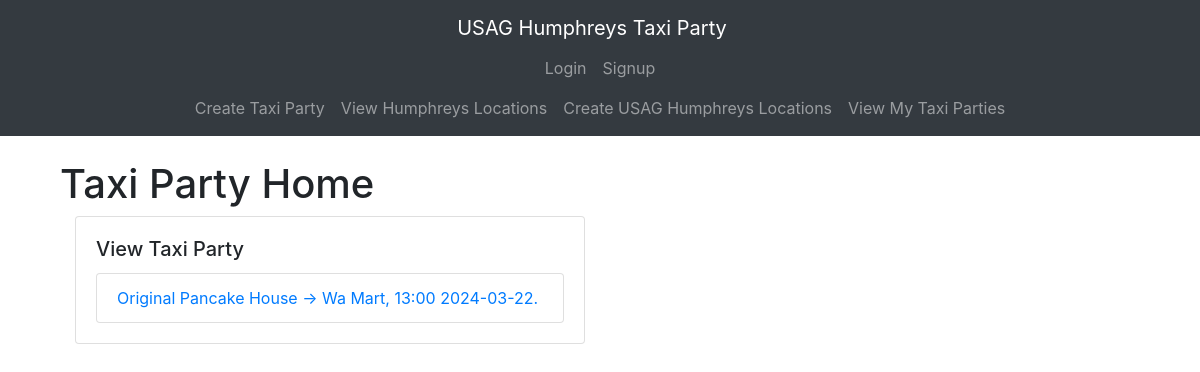
The app's page /, older data.
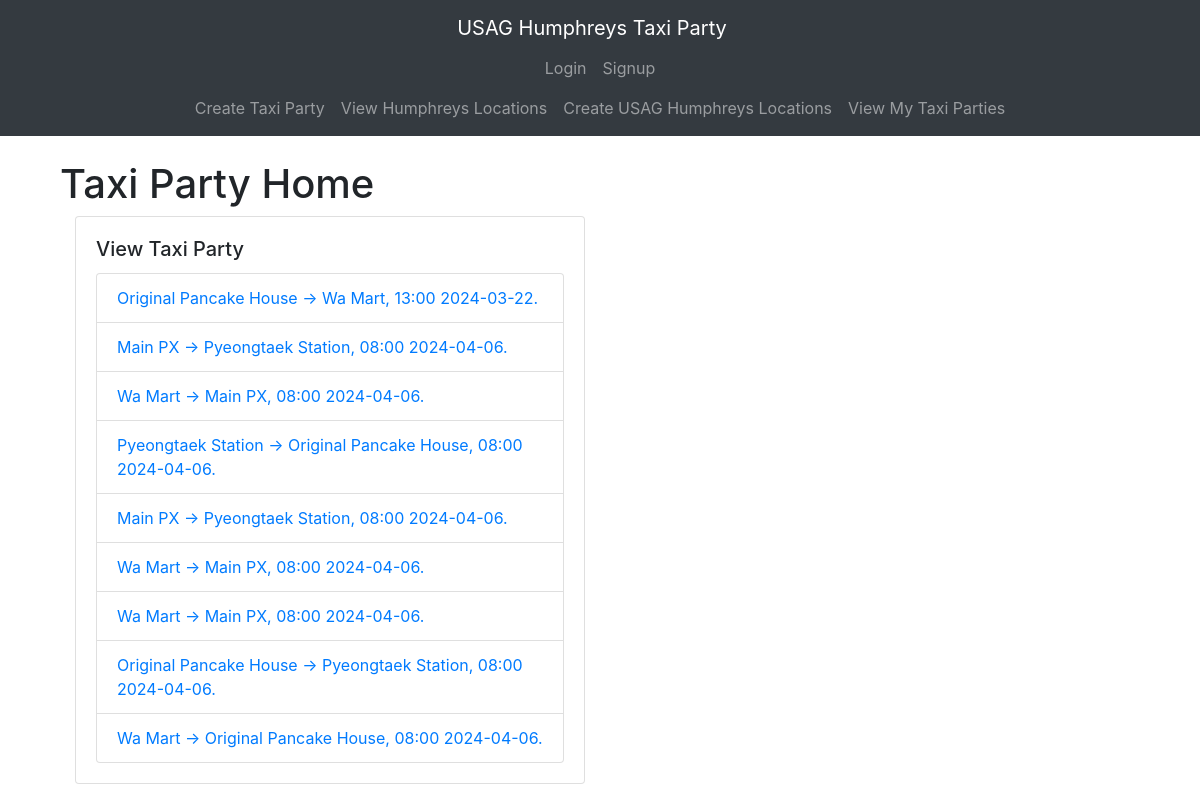
The same page, newer data.
### taxiparty/models.py (models this page shows, shortened)
class TaxiParty(models.Model):
    date = models.DateField(blank=False, default=datetime.date.today)
    time = models.TimeField(blank=False, default=datetime.time(8, 00))
    origin = models.ForeignKey(Location, on_delete=models.CASCADE, related_name='origin')
    destination = models.ForeignKey(Location, on_delete=models.CASCADE, related_name='destination')
    rider = models.ManyToManyField(User, related_name='rider')
    owner = models.ForeignKey(User, null=True, blank=True, on_delete=models.CASCADE, related_name='owner')
    def getAbsoluteUrl(self):
        return reverse("taxiparty:taxipartydynamic", kwargs={"id": self.id})
    def __str__(self) -> str:
        return f"{self.origin} -> {self.destination}, {self.time.__str__()[:5]} {self.date.__str__()}."

class Location(models.Model):
    name = models.TextField(blank=False, unique=True)
    def __str__(self) -> str:
        return self.name

### taxiparty/views.py (the view)
# urls.py: path('', views.home_view, name='home'),
def home_view(request):
    partyList = TaxiParty.objects.all()
    context = {
        "partyList": partyList
    }
    return render(request, "taxipartyhome.html", context)

### taxiparty/templates/taxipartyhome.html
{% extends 'base.html' %}
{% block content %}
<div class="container mt-4">
    <h1>Taxi Party Home</h1>
    <div class="col-md-6">
        <div class="card">
            <div class="card-body">
                <h5 class="card-title">View Taxi Party</h5>
                {% include 'viewtaxiparty.html' with partyList=partyList %}
            </div>
        </div>
    </div>
</div>
{% endblock %}

### taxiparty/templates/viewtaxiparty.html
<ul class="list-group">
    {% for party in partyList %}
        <li class="list-group-item">
            <a href="{{ party.getAbsoluteUrl }}" class="text-decoration-none">{{ party }}</a>
        </li>
    {% endfor %}
</ul>

Row changes from the older to the newer data that the page shows:
added TaxiParty: origin+destination+time "Main PX -> Pyeongtaek Station, 08:00 2024-04-06."
added TaxiParty: origin+destination+time "Wa Mart -> Main PX, 08:00 2024-04-06."
added TaxiParty: origin+destination+time "Pyeongtaek Station -> Original Pancake House, 08:00 2024-04-06."
added TaxiParty: origin+destination+time "Main PX -> Pyeongtaek Station, 08:00 2024-04-06."
added TaxiParty: origin+destination+time "Wa Mart -> Main PX, 08:00 2024-04-06."
added TaxiParty: origin+destination+time "Wa Mart -> Main PX, 08:00 2024-04-06."
added TaxiParty: origin+destination+time "Original Pancake House -> Pyeongtaek Station, 08:00 2024-04-06."
added TaxiParty: origin+destination+time "Wa Mart -> Original Pancake House, 08:00 2024-04-06."
